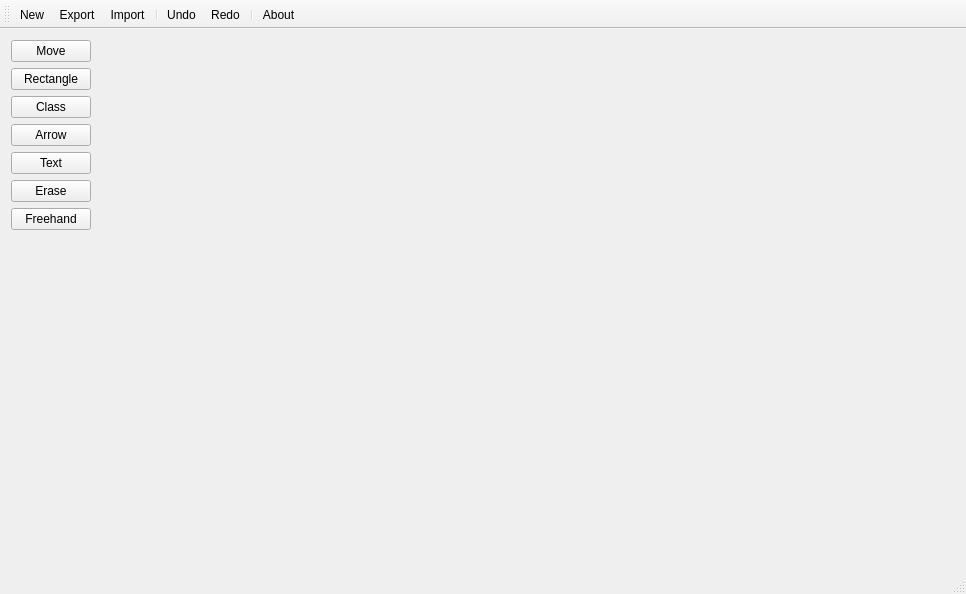
<?xml version="1.0" encoding="UTF-8"?>
<ui version="4.0">
 <class>MainWindow</class>
 <widget class="QMainWindow" name="MainWindow">
  <property name="geometry">
   <rect>
    <x>0</x>
    <y>0</y>
    <width>966</width>
    <height>594</height>
   </rect>
  </property>
  <property name="windowTitle">
   <string>AsciiFlow</string>
  </property>
  <widget class="QWidget" name="centralWidget">
   <layout class="QHBoxLayout" name="horizontalLayout">
    <item>
     <layout class="QVBoxLayout" name="verticalLayout">
      <item>
       <widget class="QPushButton" name="btnToolMove">
        <property name="text">
         <string>Move</string>
        </property>
        <property name="checkable">
         <bool>true</bool>
        </property>
       </widget>
      </item>
      <item>
       <widget class="QPushButton" name="btnToolRectangle">
        <property name="text">
         <string>Rectangle</string>
        </property>
        <property name="checkable">
         <bool>true</bool>
        </property>
       </widget>
      </item>
      <item>
       <widget class="QPushButton" name="btnToolClass">
        <property name="text">
         <string>Class</string>
        </property>
        <property name="checkable">
         <bool>true</bool>
        </property>
       </widget>
      </item>
      <item>
       <widget class="QPushButton" name="btnToolArrow">
        <property name="text">
         <string>Arrow</string>
        </property>
        <property name="checkable">
         <bool>true</bool>
        </property>
       </widget>
      </item>
      <item>
       <widget class="QPushButton" name="btnToolText">
        <property name="text">
         <string>Text</string>
        </property>
        <property name="checkable">
         <bool>true</bool>
        </property>
       </widget>
      </item>
      <item>
       <widget class="QPushButton" name="btnToolErase">
        <property name="text">
         <string>Erase</string>
        </property>
        <property name="checkable">
         <bool>true</bool>
        </property>
       </widget>
      </item>
      <item>
       <widget class="QPushButton" name="btnToolFreehand">
        <property name="text">
         <string>Freehand</string>
        </property>
        <property name="checkable">
         <bool>true</bool>
        </property>
       </widget>
      </item>
      <item>
       <spacer name="verticalSpacer">
        <property name="orientation">
         <enum>Qt::Vertical</enum>
        </property>
        <property name="sizeHint" stdset="0">
         <size>
          <width>20</width>
          <height>40</height>
         </size>
        </property>
       </spacer>
      </item>
     </layout>
    </item>
    <item>
     <widget class="QAsciiArt" name="customArea" native="true">
      <property name="sizePolicy">
       <sizepolicy hsizetype="Preferred" vsizetype="Preferred">
        <horstretch>1</horstretch>
        <verstretch>0</verstretch>
       </sizepolicy>
      </property>
     </widget>
    </item>
   </layout>
  </widget>
  <widget class="QToolBar" name="mainToolBar">
   <attribute name="toolBarArea">
    <enum>TopToolBarArea</enum>
   </attribute>
   <attribute name="toolBarBreak">
    <bool>false</bool>
   </attribute>
   <addaction name="actionNew"/>
   <addaction name="actionExport"/>
   <addaction name="actionImport"/>
   <addaction name="separator"/>
   <addaction name="actionUndo"/>
   <addaction name="actionRedo"/>
   <addaction name="separator"/>
   <addaction name="actionAbout"/>
  </widget>
  <widget class="QStatusBar" name="statusBar"/>
  <action name="actionUndo">
   <property name="text">
    <string>Undo</string>
   </property>
   <property name="toolTip">
    <string>Undo</string>
   </property>
  </action>
  <action name="actionRedo">
   <property name="text">
    <string>Redo</string>
   </property>
   <property name="toolTip">
    <string>Redo</string>
   </property>
  </action>
  <action name="actionNew">
   <property name="text">
    <string>New</string>
   </property>
   <property name="toolTip">
    <string>New</string>
   </property>
  </action>
  <action name="actionExport">
   <property name="text">
    <string>Export</string>
   </property>
   <property name="toolTip">
    <string>Export</string>
   </property>
  </action>
  <action name="actionImport">
   <property name="text">
    <string>Import</string>
   </property>
   <property name="toolTip">
    <string>Import</string>
   </property>
  </action>
  <action name="actionToolMove">
   <property name="text">
    <string>Move</string>
   </property>
   <property name="toolTip">
    <string>Move</string>
   </property>
  </action>
  <action name="actionToolRectangle">
   <property name="text">
    <string>Rectangle</string>
   </property>
   <property name="toolTip">
    <string>Rectangle</string>
   </property>
  </action>
  <action name="actionToolClass">
   <property name="text">
    <string>Class</string>
   </property>
   <property name="toolTip">
    <string>Class</string>
   </property>
  </action>
  <action name="actionToolArrow">
   <property name="text">
    <string>Arrow</string>
   </property>
  </action>
  <action name="actionToolErase">
   <property name="text">
    <string>Erase</string>
   </property>
   <property name="toolTip">
    <string>Erase</string>
   </property>
  </action>
  <action name="actionToolFreehand">
   <property name="text">
    <string>Freehand</string>
   </property>
   <property name="toolTip">
    <string>Freehand</string>
   </property>
  </action>
  <action name="actionToolText">
   <property name="text">
    <string>Text</string>
   </property>
   <property name="toolTip">
    <string>Text</string>
   </property>
  </action>
  <action name="actionAbout">
   <property name="text">
    <string>About</string>
   </property>
   <property name="toolTip">
    <string>About</string>
   </property>
  </action>
 </widget>
 <layoutdefault spacing="6" margin="11"/>
 <customwidgets>
  <customwidget>
   <class>QAsciiArt</class>
   <extends>QWidget</extends>
   <header>qasciiart.h</header>
   <container>1</container>
  </customwidget>
 </customwidgets>
 <resources/>
 <connections/>
</ui>
